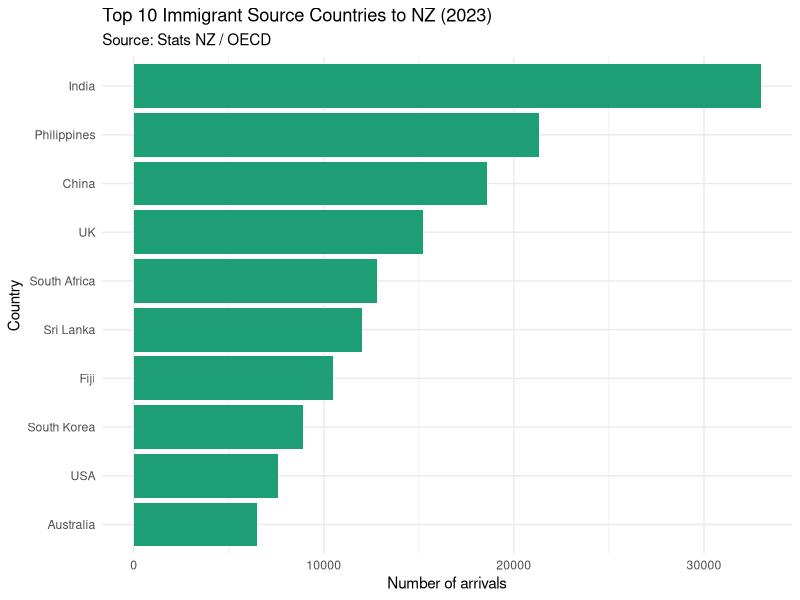

Recreate this plot in R.
library(ggplot2)

# Top immigrant source countries to NZ (2023) - Source: Stats NZ / OECD
country <- c("India", "Philippines", "China", "Sri Lanka", 
             "UK", "South Africa", "Fiji", "South Korea", 
             "USA", "Australia")
arrivals <- c(33000, 21300, 18600, 12000, 
              15200, 12800, 10500, 8900, 
              7600, 6500)

nz_migration <- data.frame(country, arrivals)

ggplot(nz_migration, aes(x=reorder(country, arrivals), y=arrivals)) +
  geom_bar(stat="identity", fill="#1D9E75") +
  coord_flip() +
  labs(title="Top 10 Immigrant Source Countries to NZ (2023)",
       subtitle="Source: Stats NZ / OECD",
       x="Country",
       y="Number of arrivals") +
  theme_minimal()
